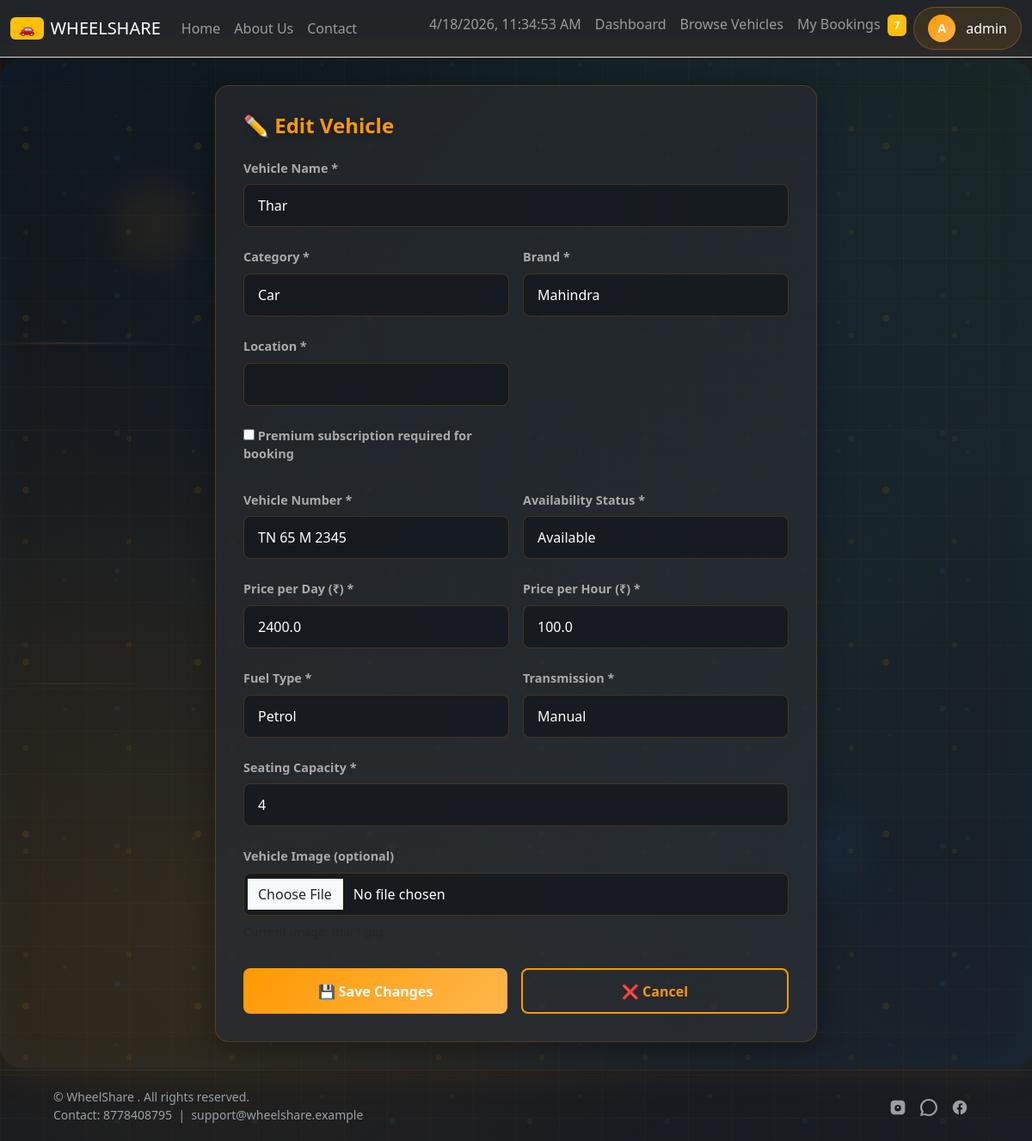
Screenshot of /admin/vehicle/1/edit (signed in) with the database file from the repository.
### models.py (models this page shows)
class Vehicle(db.Model):
    id = db.Column(db.Integer, primary_key=True)
    name = db.Column(db.String(100), nullable=False)  # Vehicle name/model
    category = db.Column(db.String(20), nullable=False)  # Car, Bike
    brand = db.Column(db.String(50), nullable=False)
    vehicle_number = db.Column(db.String(20), unique=True, nullable=False)
    availability_status = db.Column(db.String(20), default='Available', nullable=False)  # Available, Rented, Maintenance
    price_per_day = db.Column(db.Float, nullable=False)
    price_per_hour = db.Column(db.Float, nullable=False)
    fuel_type = db.Column(db.String(20), nullable=False)  # Petrol, Diesel, Electric
    seating_capacity = db.Column(db.Integer, nullable=False)
    transmission = db.Column(db.String(20), nullable=False)  # Manual, Automatic
    image = db.Column(db.String(200))
    document = db.Column(db.String(200))  # RC or document file
    location = db.Column(db.String(100))  # city/area where vehicle is available
    subscription_only = db.Column(db.Boolean, default=False, nullable=False)  # only subscribers can book
    created_date = db.Column(db.DateTime, default=db.func.now(), nullable=False)
    bookings = db.relationship('Booking', backref='vehicle', lazy=True)
    maintenance_logs = db.relationship('MaintenanceLog', backref='vehicle', lazy=True)
    feedbacks = db.relationship('Feedback', backref='vehicle', lazy=True)

### app.py (the view, shortened to what this page needs)
@app.route('/admin/vehicle/<int:vehicle_id>/edit', methods=['GET','POST'])
def edit_vehicle(vehicle_id):
    if "role" not in session or session["role"] != "admin":
        return redirect('/login')
    vehicle = db.session.get(Vehicle, vehicle_id)
    if not vehicle:
        flash('Vehicle not found', 'danger')
        return redirect('/admin')
    return render_template('edit_vehicle.html', vehicle=vehicle)

### app.py (called while the page is built, shortened)
@app.before_request
def _dev_bypass_auth():
    try:
        if os.getenv('DEV_BYPASS_AUTH', '') != '1':
            return
    except Exception:
        pass

### templates/edit_vehicle.html (shortened to what this page needs)
{% extends 'base.html' %}
{% block content %}
<div class="edit-container">
  <div class="edit-card">
    <h4>✏️ Edit Vehicle</h4>
    <form method="post" enctype="multipart/form-data" id="editVehicleForm">
      <div class="form-group">
        <label class="form-label">Vehicle Name *</label>
        <input type="text" name="name" class="form-control" value="{{ vehicle.name }}" required>
      </div>
      <div class="form-row">
        <div class="form-group">
          <label class="form-label">Category *</label>
          <select name="category" class="form-control" required>
            <option value="Car" {% if vehicle.category == 'Car' %}selected{% endif %}>Car</option>
          </select>
        </div>
        <div class="form-group">
          <label class="form-label">Brand *</label>
          <input type="text" name="brand" class="form-control" value="{{ vehicle.brand }}" required>
        </div>
      </div>
      <div class="form-row">
        <div class="form-group full">
          <label class="form-label">Location *</label>
          <input type="text" name="location" class="form-control" value="{{ vehicle.location or '' }}" required>
        </div>
      </div>
      <div class="form-row">
        <div class="form-group full">
          <label class="form-label">
            <input type="checkbox" name="subscription_only" value="1" {% if vehicle.subscription_only %}checked{% endif %}>
            Premium subscription required for booking
          </label>
        </div>
      </div>
      <div class="form-row">
        <div class="form-group">
          <label class="form-label">Vehicle Number *</label>
          <input type="text" name="vehicle_number" class="form-control" value="{{ vehicle.vehicle_number }}" required>
        </div>
        <div class="form-group">
          <label class="form-label">Availability Status *</label>
          <select name="availability_status" class="form-control" required>
            <option value="Available" {% if vehicle.availability_status == 'Available' %}selected{% endif %}>Available</option>
          </select>
        </div>
      </div>
      <div class="form-row">
        <div class="form-group">
          <label class="form-label">Price per Day (₹) *</label>
          <input type="number" name="price_per_day" class="form-control" value="{{ vehicle.price_per_day }}" step="0.01" required>
        </div>
        <div class="form-group">
          <label class="form-label">Price per Hour (₹) *</label>
          <input type="number" name="price_per_hour" class="form-control" value="{{ vehicle.price_per_hour }}" step="0.01" required>
        </div>
      </div>
      <div class="form-row">
        <div class="form-group">
          <label class="form-label">Fuel Type *</label>
          <select name="fuel_type" class="form-control" required>
            <option value="Petrol" {% if vehicle.fuel_type == 'Petrol' %}selected{% endif %}>Petrol</option>
          </select>
        </div>
        <div class="form-group">
          <label class="form-label">Transmission *</label>
          <select name="transmission" class="form-control" required>
            <option value="Manual" {% if vehicle.transmission == 'Manual' %}selected{% endif %}>Manual</option>
          </select>
        </div>
      </div>
      <div class="form-group">
        <label class="form-label">Seating Capacity *</label>
        <input type="number" name="seating_capacity" class="form-control" value="{{ vehicle.seating_capacity }}" min="1" required>
      </div>
      <div class="form-group form-row-full">
        <label class="form-label">Vehicle Image (optional)</label>
        <input type="file" name="image" class="form-control" accept="image/*">
        {% if vehicle.image %}
          <small class="text-muted d-block mt-2">Current image: {{ vehicle.image }}</small>
        {% endif %}
      </div>
      <div class="button-group">
        <button type="submit" class="btn-save">💾 Save Changes</button>
        <a href="/admin/vehicles" class="btn-cancel">❌ Cancel</a>
      </div>
    </form>
  </div>
</div>
{% endblock %}

### static/css/style.css (style rules this page uses)
:root { --bg: #0f1115; --card: #14161a; --muted: #9aa0a6; --accent: #ff7a18; }
body { color: #e6eef6; min-height: 100vh; }
.form-control::placeholder { color: #fff; opacity: 0.7; }
input::placeholder, textarea::placeholder { color: #fff; opacity: 0.7; }
h1, h2, h3, h4, h5, h6 { text-shadow: 0 2px 8px rgba(0,0,0,0.3); }
a { transition: all 0.2s ease; }

### templates/base.html (style rules this page uses)
body { background: linear-gradient(135deg, #0f1115 0%, #1a1d23 25%, #0e1014 50%, #14161a 75%, #0f1115 100%); background-size: 400% 400%; animation: subtleGradient 20s ease infinite; position: relative; overflow-x: hidden; }
body::before { content: ''; position: fixed; top: 0; left: 0; width: 100%; height: 100%; background: linear-gradient(rgba(255, 152, 0, 0.03) 1px, transparent 1px), linear-gradient(90deg, rgba(255, 152, 0, 0.03) 1px, transparent 1px), linear-gradient(45deg, rgba(33, 150, 243, 0.02) 0%, transparent 50%, rgba(76, 175, 80, 0.02) 100%), radial-gradient(circle at 20% 80%, rgba(255, 152, 0, 0.08) 0%, transparent 40%), radial-gradient(circle at 80% 20%, rgba(33, 150, 243, 0.06) 0%, transparent 40%), radial-gradient(circle at 60% 60%, rgba(76, 175, 80, 0.05) 0%, transparent 40%); background-size: 50px 50px, 50px 50px, 100% 100%, 100% 100%, 100% 100%, 100% 100%; animation: dataFlow 25s ease-in-out infinite; pointer-events: none; z-index: -1; }
body::after { content: ''; position: fixed; top: 0; left: 0; width: 100%; height: 100%; background-image: radial-gradient(circle at 25% 25%, rgba(255, 152, 0, 0.08) 3px, transparent 3px), radial-gradient(circle at 75% 75%, rgba(33, 150, 243, 0.06) 2px, transparent 2px), radial-gradient(circle at 50% 50%, rgba(76, 175, 80, 0.07) 2.5px, transparent 2.5px), radial-gradient(circle at 15% 85%, rgba(255, 152, 0, 0.1) 4px, transparent 4px), radial-gradient(circle at 85% 15%, rgba(33, 150, 243, 0.09) 3.5px, transparent 3.5px); background-size: 120px 120px, 180px 180px, 150px 150px, 200px 200px, 160px 160px; animation: particleFloat 35s linear infinite; pointer-events: none; z-index: -1; filter: blur(0.3px); }
.btn, button { transition: all 0.3s cubic-bezier(0.4, 0, 0.2, 1); }
a { position: relative; transition: color 0.3s ease; }
a:not(.btn):not(.card-link)::after { content: ''; position: absolute; width: 0; height: 2px; bottom: -2px; left: 0; background: linear-gradient(90deg, #ff9800, #ffb74d); transition: width 0.3s cubic-bezier(0.4, 0, 0.2, 1); }
* { transition: background-color 0.3s ease, border-color 0.3s ease; }
.container > * { animation: fadeInUp 0.6s ease-out backwards; }
.container > *:nth-child(3) { animation-delay: 0.3s; }

### templates/edit_vehicle.html (style rules this page uses)
.edit-container { max-width: 700px; margin: 2rem auto; }
.edit-card { background: linear-gradient(135deg, rgba(35, 39, 43, 0.9), rgba(44, 48, 54, 0.7)); border-radius: 16px; padding: 2rem; border: 1px solid rgba(255, 152, 0, 0.2); box-shadow: 0 8px 32px rgba(0, 0, 0, 0.3); }
.edit-card h4 { color: #ff9800; font-weight: 800; margin-bottom: 1.5rem; font-size: 1.5rem; }
.form-group { margin-bottom: 1.5rem; }
.form-label { color: #aaa; font-weight: 600; margin-bottom: 0.5rem; display: block; font-size: 0.9rem; }
.form-control { background: rgba(20, 24, 30, 0.8); border: 1px solid rgba(255, 152, 0, 0.2); color: #fff; padding: 0.75rem 1rem; border-radius: 8px; font-size: 1rem; transition: all 0.3s ease; }
.form-control::placeholder { color: #666; }
.form-row { display: grid; grid-template-columns: 1fr 1fr; gap: 1rem; }
.form-row-full { grid-column: 1 / -1; }
.button-group { display: flex; gap: 1rem; margin-top: 2rem; }
.btn-save { background: linear-gradient(135deg, #ff9800, #ffb74d); color: #fff; border: none; padding: 0.8rem 2rem; border-radius: 8px; font-weight: 700; cursor: pointer; transition: all 0.3s ease; flex: 1; }
.btn-cancel { background: transparent; color: #ff9800; border: 2px solid #ff9800; padding: 0.8rem 2rem; border-radius: 8px; font-weight: 700; cursor: pointer; transition: all 0.3s ease; text-decoration: none; display: flex; align-items: center; justify-content: center; flex: 1; }

### rows the page displays
Vehicle: name "Thar", category "Car", brand "Mahindra", vehicle_number "TN 65 M 2345", availability_status "Available", price_per_day "2400.0", price_per_hour "100.0", fuel_type "Petrol", transmission "Manual", seating_capacity "4"

### other values shown
{{ config.SITE_NAME if config and config.SITE_NAME else 'WheelShare' }} "WheelShare"
